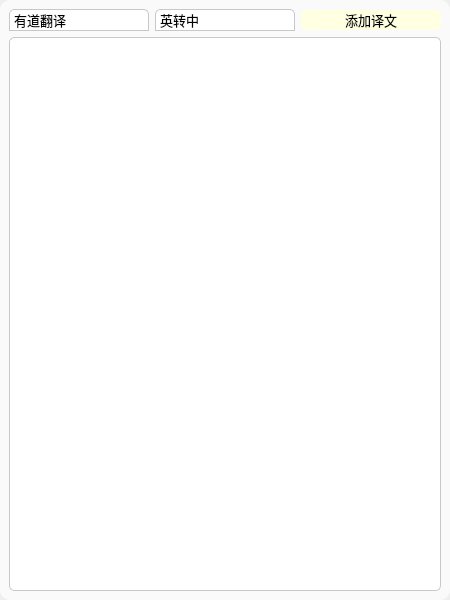
<?xml version="1.0" encoding="UTF-8"?>
<ui version="4.0">
 <class>TranslationWidget</class>
 <widget class="QWidget" name="TranslationWidget">
  <property name="geometry">
   <rect>
    <x>0</x>
    <y>0</y>
    <width>450</width>
    <height>600</height>
   </rect>
  </property>
  <property name="windowTitle">
   <string>Form</string>
  </property>
  <property name="styleSheet">
   <string notr="true">QFrame{
	background-color:rgb(250,250,250);
	border-radius:10px;
}
QComboBox{
	border:1px solid rgb(200,200,200);
	border-top-left-radius: 5px;
	border-top-right-radius:5px;
	background-color: rgb(255, 255, 255);
	color:rgb(0,0,0);
}
QComboBox::drop-down{
	border:0px;
}
QComboBox QAbstractItemView{
	border:none;
	background-color:rgb(255, 255, 255);
	color:rgb(0,0,0);
	selection-background-color: rgb(200, 200, 200);
	selection-color:rgb(255, 255, 255);
}
QComboBox QAbstractItemView:!enabled{
    color:rgb(125,125,125);
}
QPushButton{
	border-radius:5px;
	color: rgb(0,0, 0);
	background-color: rgb(255, 255, 225);
}
QPushButton:hover{
	border-radius:5px;
	color: rgb(0, 0, 0);
	background-color: rgb(255, 255, 252);
}
QTextEdit{
	border-radius:5px;
	border:1px solid rgb(200,200,200);
	background-color: rgb(255, 255, 255);
	color: rgb(0, 0, 0);
}
QScrollBar:vertical{
	border: none;
	width:8px;
	margin: 0 0 0 0;
	background: transparent;
}
QScrollBar::handle:vertical{
	background: rgb(200, 200, 200);
	border-radius:4px;
}
QScrollBar::handle:vertical:hover{
	background: rgb(160, 160, 160);
	border-radius:4px;
}
QScrollBar::handle:vertical:pressed{
	background: rgb(5, 160, 255);
	border-radius:4px;
}
QScrollBar::add-page,QScrollBar::sub-page:vertical{
	background: transparent;
}
QScrollBar::add-line,QScrollBar::sub-line:vertical{
	background: transparent;
}</string>
  </property>
  <layout class="QGridLayout" name="gridLayout_2">
   <property name="leftMargin">
    <number>0</number>
   </property>
   <property name="topMargin">
    <number>0</number>
   </property>
   <property name="rightMargin">
    <number>0</number>
   </property>
   <property name="bottomMargin">
    <number>0</number>
   </property>
   <property name="spacing">
    <number>0</number>
   </property>
   <item row="0" column="0">
    <widget class="QFrame" name="frame">
     <property name="frameShape">
      <enum>QFrame::StyledPanel</enum>
     </property>
     <property name="frameShadow">
      <enum>QFrame::Raised</enum>
     </property>
     <layout class="QGridLayout" name="gridLayout">
      <item row="0" column="2">
       <widget class="QPushButton" name="addButton">
        <property name="font">
         <font>
          <family>楷体</family>
          <pointsize>10</pointsize>
         </font>
        </property>
        <property name="text">
         <string>添加译文</string>
        </property>
       </widget>
      </item>
      <item row="1" column="0" colspan="3">
       <widget class="QTextEdit" name="textEdit">
        <property name="font">
         <font>
          <family>宋体</family>
          <pointsize>12</pointsize>
         </font>
        </property>
        <property name="readOnly">
         <bool>true</bool>
        </property>
       </widget>
      </item>
      <item row="0" column="0">
       <widget class="QComboBox" name="typeCcomboBox">
        <property name="sizePolicy">
         <sizepolicy hsizetype="Preferred" vsizetype="Fixed">
          <horstretch>0</horstretch>
          <verstretch>0</verstretch>
         </sizepolicy>
        </property>
        <property name="font">
         <font>
          <family>楷体</family>
          <pointsize>10</pointsize>
         </font>
        </property>
        <item>
         <property name="text">
          <string>有道翻译</string>
         </property>
        </item>
        <item>
         <property name="text">
          <string>百度翻译</string>
         </property>
        </item>
       </widget>
      </item>
      <item row="0" column="1">
       <widget class="QComboBox" name="dirCcomboBox">
        <property name="sizePolicy">
         <sizepolicy hsizetype="Preferred" vsizetype="Fixed">
          <horstretch>0</horstretch>
          <verstretch>0</verstretch>
         </sizepolicy>
        </property>
        <property name="font">
         <font>
          <family>楷体</family>
          <pointsize>10</pointsize>
         </font>
        </property>
        <item>
         <property name="text">
          <string>英转中</string>
         </property>
        </item>
        <item>
         <property name="text">
          <string>中转英</string>
         </property>
        </item>
       </widget>
      </item>
     </layout>
    </widget>
   </item>
  </layout>
 </widget>
 <resources/>
 <connections/>
</ui>
